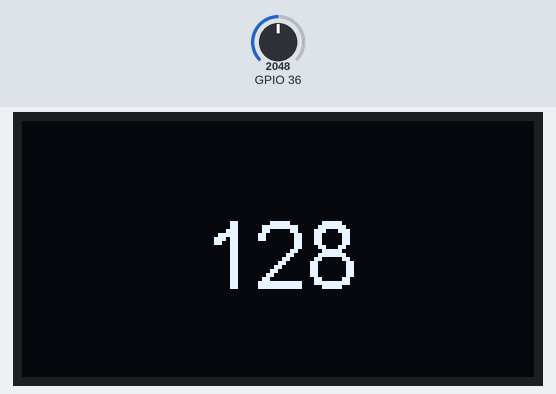
A sketch run on a simulated ESP32. On the bench: 128×64 one-colour display. Inputs (shaded band) come from the test bench; at power-on: GPIO 36 = 2048.

Above: at 1.2 s.
1.3 s: GPIO 36 set to 2866
At 2.4 s:
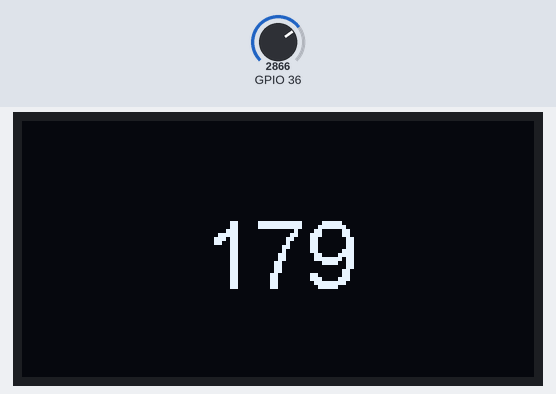
3.0 s: GPIO 36 set to 3603
At 3.5 s:
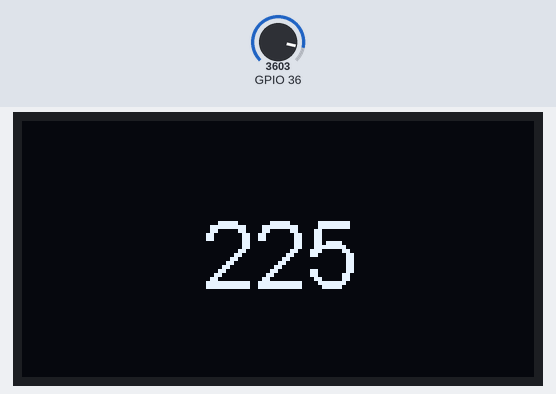
4.5 s: GPIO 36 set to 4095
At 5.8 s:
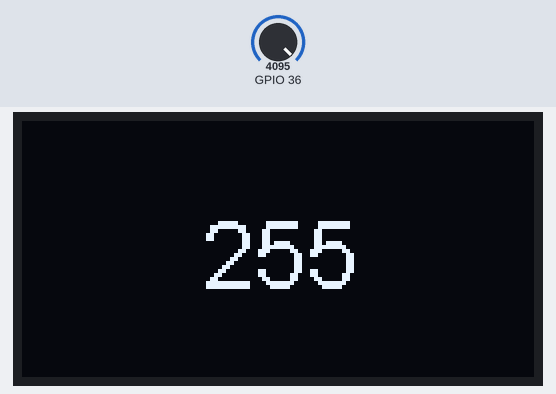
Timing chart, 0 to 7.5 s (numbered marks = the images above; inputs shaded):
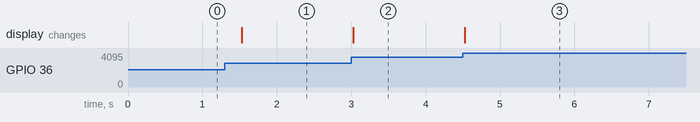

The sketch:

week3.ino
```cpp
#include <Wire.h>
#include "SSD1306Wire.h"
SSD1306Wire  display(0x3c, 21, 22);
void setup() {
  display.init();
  display.flipScreenVertically();
  display.setFont(ArialMT_Plain_24);
}

void loop() {
  display.clear();
  display.drawString(45,20,String(analogRead(A0)/16));
  display.display();
  delay(200);
}
```

Measured:
- after the input at 1.3 s, the display: changes after 0.23 s (image 1)
- after the input at 3.0 s, the display: changes at once (image 2)
- after the input at 4.5 s, the display: changes at once (image 3)
